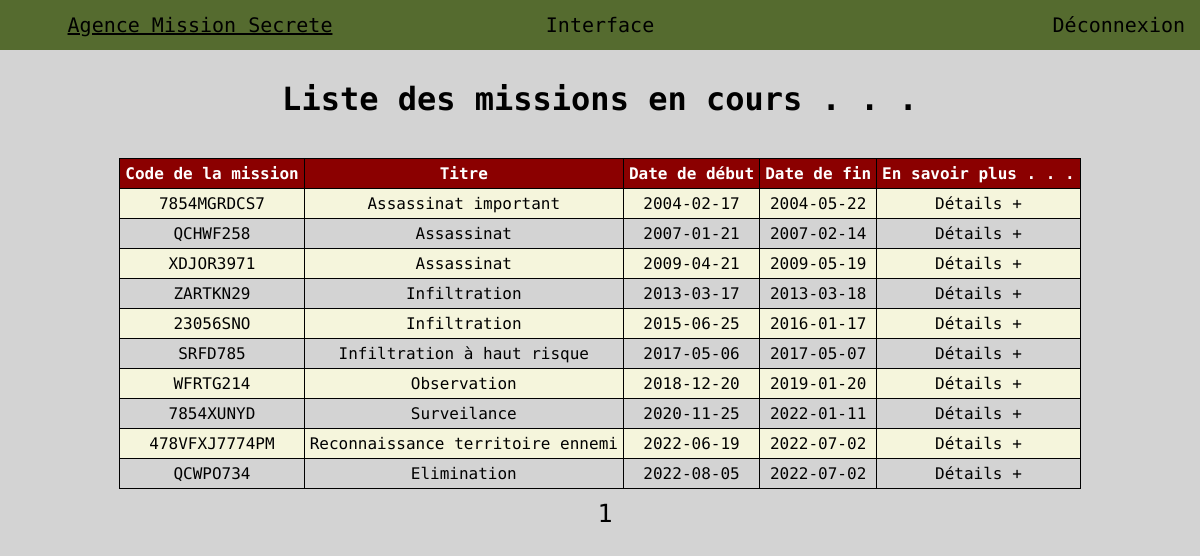
Screenshot of /Vue/index.php with the database file from the repository.
### tables this page shows
CREATE TABLE `missions` (
  `code_mission` varchar(20) NOT NULL,
  `title` varchar(100) NOT NULL,
  `description` varchar(200) NOT NULL,
  `country` varchar(100) NOT NULL,
  `agents` int(3) NOT NULL,
  `contacts` varchar(15) NOT NULL,
  `targets` varchar(7) NOT NULL,
  `missionType` varchar(150) NOT NULL,
  `status` varchar(100) NOT NULL,
  `hideouts` varchar(15) DEFAULT NULL,
  `specialityRequired` enum('Infiltration','Reconnaissance','Assassinat','Combat') NOT NULL,
  `dateStart` date NOT NULL,
  `dateEnd` date NOT NULL
);

### back/Modeles/Missions.php (called while the page is built, shortened)
<?php
class Missions
{
    private string $code_mission;
    private string $title;
    private string $dateStart;
    private string $dateEnd;
    public function getMissionCode() :string
    {
        return $this->code_mission;
    }
    public function getMissionTitle() :string
    {
        return $this->title;
    }
    public function getMissionDateStart() :string
    {
        return $this->dateStart;
    }
    public function getMissionDateEnd() :string
    {
        return $this->dateEnd;
    }
}

### back/Modeles/Database.php (the view, shortened to what this page needs)
<?php
class Database {
    private $pdo;
    public function __construct()
    {
        $this->pdo = new PDO('mysql:host=localhost;port=8889;dbname=mission_secrete', 'root', 'root');
    }
    public function missionPagination()
    {
        try {
            $pdoStatement = $this->pdo->prepare('SELECT COUNT(*) AS TotalMissions FROM missions');
            if($pdoStatement->execute()) {
                while($totalMissions = $pdoStatement->fetch(PDO::FETCH_ASSOC)) {
                    for($i = 1; $i <= ceil($totalMissions['TotalMissions'] / 10); $i++) {
                        echo '<a href=?page='.$i.'>'.$i.'</a>';
                    }
                }
            }
        } catch(PDOException $e) {
            echo $e->getMessage();
        }
    }
    public function displayMissionsNoPage()
    {
        try{
            $pdoStatement = $this->pdo->prepare('SELECT code_mission, title, dateStart, dateEnd FROM missions ORDER BY dateStart LIMIT 10');
            $pdoStatement->setFetchMode(PDO::FETCH_CLASS, 'Missions');
            if($pdoStatement->execute()) {
                while($missions = $pdoStatement->fetch()) {
                    echo '<tr>';
                    echo '<td>'.$missions->getMissionCode().'</td>';
                    echo '<td>'.$missions->getMissionTitle().'</td>';
                    echo '<td>'.$missions->getMissionDateStart().'</td>';
                    echo '<td>'.$missions->getMissionDateEnd().'</td>';
                    echo '<td><a class="details" href="../Vue/details.php?mission='.$missions->getMissionCode().'" target="_blank">Détails +</a></td>';
                    echo '</tr>';
                }
            } else {
                echo "erreur";
            }
        } catch(PDOException $e) {
            echo $e->getMessage();
        }
    }
}

### Vue/index.php (shortened to what this page needs)
<!DOCTYPE html>
<html lang="fr">
<head>
    <link rel="stylesheet" href="index.css" type="text/css">
</head>
<body>
    <nav>
        <a href="index.php" class="accueil">Agence Mission Secrete </a>
        <?php require_once '../back/controller-session.php';
            $session->checkSessionIndex();
        ?>
    </nav>
    <h1>Liste des missions en cours . . .</h1>
    <main>
    <table>
        <thead>
            <tr>
                <th>Code de la mission</th>
                <th>Titre</th>
                <th>Date de début</th>
                <th>Date de fin</th>
                <th>En savoir plus . . .</th>
            </tr>
        </thead>
        <tbody>
            <?php require_once '../back/controller-index.php';
                if(!isset($_GET['page'])) {
                    $databaseInteract->displayMissionsNoPage();
                } else {
                    $databaseInteract->displayMissions();
                }
            ?>
        </tbody>
    </table>
    </main>
    <div class="pagination">
    <?php $databaseInteract->missionPagination() ?>
    </div>
</body>
</html>

### back/Modeles/Session.php (shortened to what this page needs)
<?php
class Session
{
    public function sessionSetIndex()
    {
        echo '<a href="../back/deconnexion.php" class="deconnexion">Déconnexion</a>';
        echo '<a href="../Vue/interface.php" class="interface">Interface</a>';
    }
    public function checkSessionIndex()
    {
        if(isset($_COOKIE['PHPSESSID'])) {
            $this->sessionSetIndex();
        } else {
            $this->noSession();
        }
    }
}

### Vue/index.css (style rules this page uses)
html, body { margin: 0; padding: 0; font-family: 'Source Code Pro', monospace; background-color: lightgray; }
nav { display: grid; grid-template-columns: repeat(3, 1fr); grid-template-rows: 50px; background-color: darkolivegreen; }
a { text-decoration: none; color: black; }
.accueil { grid-column: 1 / 1; grid-row: 1 / 1; display: flex; align-items: center; justify-content: center; font-size: 20px; }
.deconnexion { grid-column: 3 / 3; grid-row: 1 / 1; display: flex; align-items: center; justify-content : end; margin-right: 15px; font-size: 20px; cursor : pointer; }
.interface { grid-column: 2 / 2; grid-row: 1 / 1; display: flex; align-items: center; justify-content : center; font-size: 20px; }
h1 { text-align: center; margin-top: 30px; }
main { display: flex; justify-content: center; margin-top: 40px; }
th { background-color: darkred; color: white; }
th, td { border: solid 1px black; padding: 5px; }
table { border-collapse: collapse; text-align: center; }
tr:nth-child(odd) { background-color: beige; }
.pagination { font-size: 25px; display: flex; justify-content: center; margin-top: 10px; }
.pagination a { padding-left: 10px; }

### rows the page displays
missions: code_mission "7854MGRDCS7", title "Assassinat important", dateStart "2004-02-17", dateEnd "2004-05-22"
missions: code_mission "QCHWF258", title "Assassinat", dateStart "2007-01-21", dateEnd "2007-02-14"
missions: code_mission "XDJOR3971", title "Assassinat", dateStart "2009-04-21", dateEnd "2009-05-19"
missions: code_mission "ZARTKN29", title "Infiltration", dateStart "2013-03-17", dateEnd "2013-03-18"
missions: code_mission "23056SNO", title "Infiltration", dateStart "2015-06-25", dateEnd "2016-01-17"
missions: code_mission "SRFD785", title "Infiltration à haut risque", dateStart "2017-05-06", dateEnd "2017-05-07"
missions: code_mission "WFRTG214", title "Observation", dateStart "2018-12-20", dateEnd "2019-01-20"
missions: code_mission "7854XUNYD", title "Surveilance", dateStart "2020-11-25", dateEnd "2022-01-11"
missions: code_mission "478VFXJ7774PM", title "Reconnaissance territoire ennemi", dateStart "2022-06-19", dateEnd "2022-07-02"
missions: code_mission "QCWPO734", title "Elimination", dateStart "2022-08-05", dateEnd "2022-07-02"
